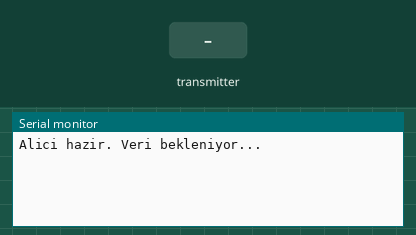
This sketch was run on a simulated Arduino Uno, built with avr-gcc and run on an emulated ATmega328P. Parts: the last lines printed to the serial monitor. The test bench sets the inputs (shaded band). No radio packets arrive unless stated.

Above: at 1.2 s.
1.3 s: the transmitter starts sending cihazID = 0
At 2.2 s:
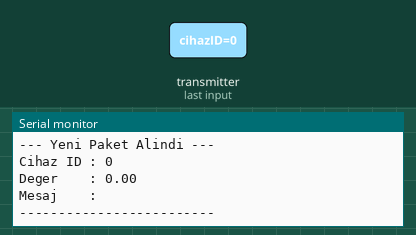
2.8 s: the transmitter starts sending deger = 45
At 3.8 s:
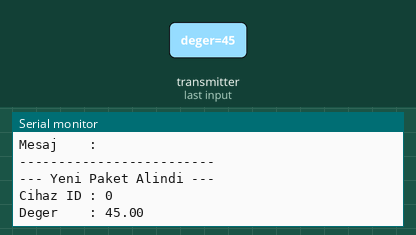
4.3 s: the transmitter starts sending mesaj = 0
7.3 s: the transmitter starts sending cihazID = 128
10.3 s: the transmitter starts sending deger = 180
13.3 s: the transmitter starts sending mesaj = 1
Timing chart, 0 to 16.3 s (numbered marks = the images above; inputs shaded):
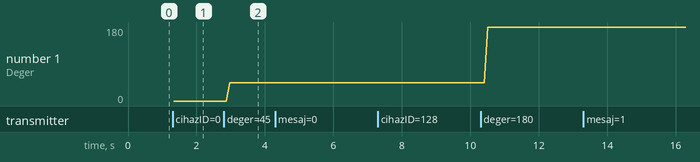

The sketch:

merhabaalici.ino
```cpp
#include <SPI.h>
#include <nRF24L01.h>
#include <RF24.h>

// Pin Tanımlamaları
#define CE_PIN 7
#define CSN_PIN 8

RF24 radio(CE_PIN, CSN_PIN);
const byte address[6] = "00001";

// Verici ile BİREBİR AYNISI olması gereken veri paketi
struct VeriPaketi {
  byte cihazID;        // Gönderen cihazın numarası
  float deger;         // Gelen sayısal değer / sayaç
  char mesaj[20];      // Gelen metin
};

VeriPaketi gelenVeri;

void setup() {
  Serial.begin(9600);

  // nRF24L01 başlatma kontrolü
  if (!radio.begin()) {
    Serial.println("HATA: nRF24L01 baslatilamadi! Baglantilari kontrol edin.");
    while (1);
  }

  // Verici ile aynı kanal (2422 MHz)
  radio.setChannel(22);

  // Okuma hattı (vericinin yazdığı adres, 0 numaralı pipe üzerinden dinlenir)
  radio.openReadingPipe(0, address);

  // Sinyal gücü ayarı
  radio.setPALevel(RF24_PA_LOW);

  // Alıcı modunda dinleme başlatılır
  radio.startListening();

  Serial.println("Alici hazir. Veri bekleniyor...");
}

void loop() {
  // Havadan gelen yeni bir veri paketi var mı kontrol et
  if (radio.available()) {
    // Gelen veriyi struct yapısının içine oku
    radio.read(&gelenVeri, sizeof(VeriPaketi));

    Serial.println("--- Yeni Paket Alindi ---");
    Serial.print("Cihaz ID : ");
    Serial.println(gelenVeri.cihazID);
    Serial.print("Deger    : ");
    Serial.println(gelenVeri.deger);
    Serial.print("Mesaj    : ");
    Serial.println(gelenVeri.mesaj);
    Serial.println("-------------------------");
  }
}
```

Measured:
- after the input at 1.3 s, the serial monitor: prints a new line at once (image 1)
- after the input at 2.8 s, the serial monitor: prints a new line after 0.17 s (image 2)
- plotted number 1: 0 → 45 after the input at 2.8 s, 45 → 180 after the input at 10.3 s
